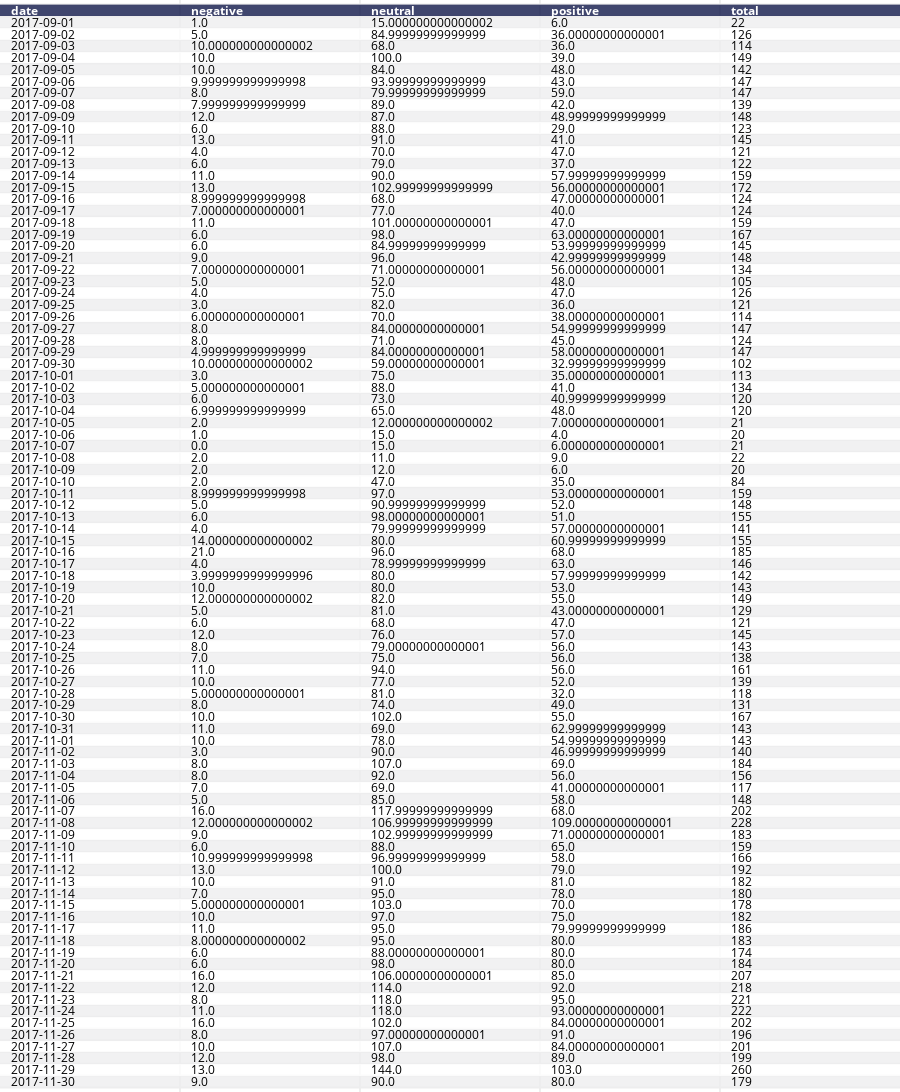

Write notebook code for a chart like this one.
### Code cell
import plotly
import plotly.figure_factory as ff
init_notebook_mode(connected=True)

table = ff.create_table(df_noOfTweets)
plotly.offline.iplot(table, filename='df_noOfTweets')
# =================== #
# no_of_tweets TABLE  #
# =================== #
